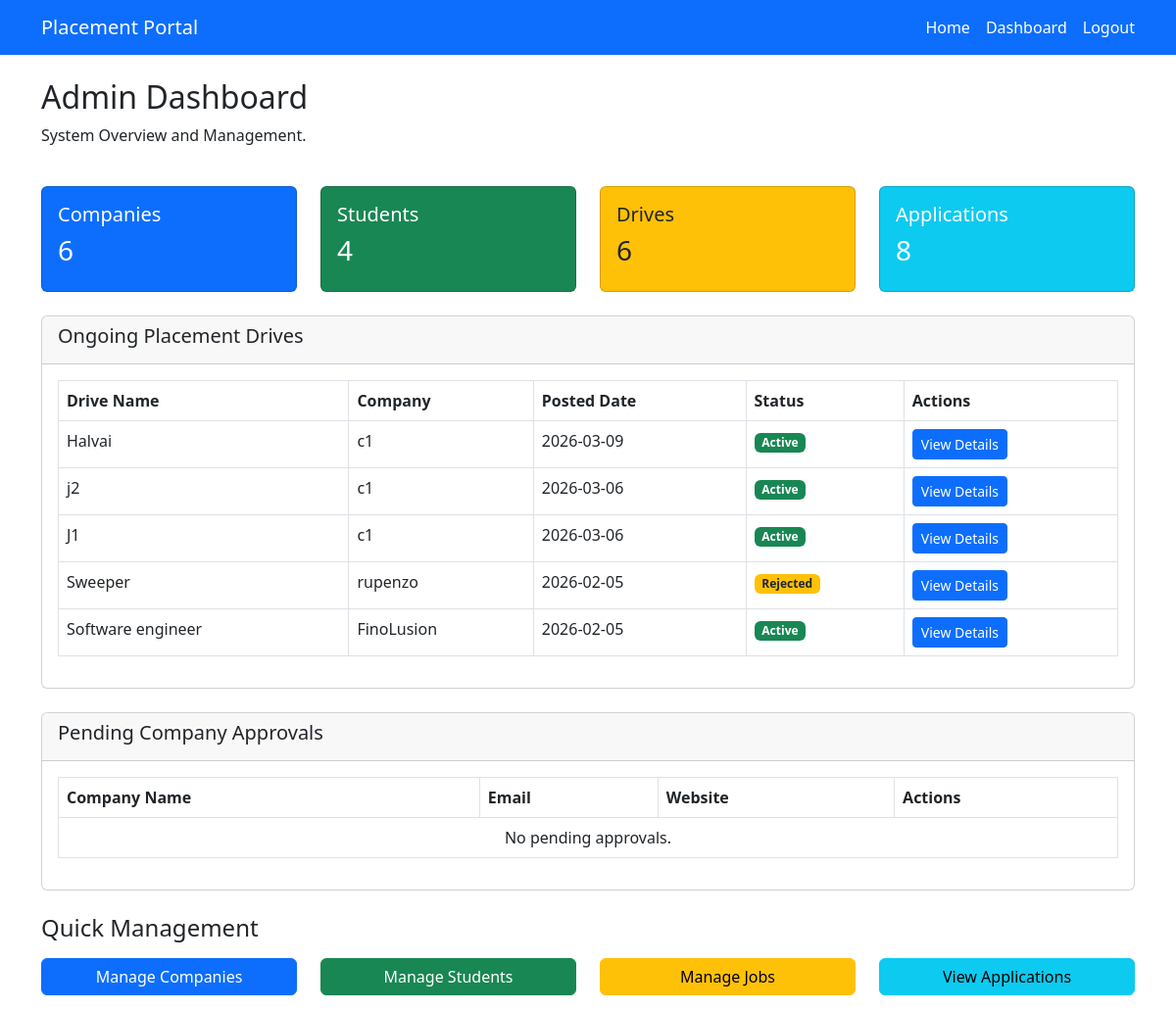
The app's page /admin/dashboard (signed in) with its own data.
### models.py (models this page shows)
class JobPosition(db.Model):
    id = db.Column(db.Integer, primary_key=True)
    company_id = db.Column(db.Integer, db.ForeignKey("company.id"), nullable=False)
    title = db.Column(db.String(100), nullable=False)
    description = db.Column(db.Text)
    eligibility = db.Column(db.String(200))
    deadline = db.Column(db.Date)
    posted_date = db.Column(db.DateTime, default=datetime.utcnow)
    skills = db.Column(db.String(200))
    experience = db.Column(db.String(50))
    salary = db.Column(db.String(50))
    status = db.Column(db.String(20), default="Pending")
    applications = db.relationship("Application", backref="job_position", lazy=True)

class Company(db.Model):
    id = db.Column(db.Integer, primary_key=True)
    name = db.Column(db.String(100), nullable=False)
    email = db.Column(db.String(100), unique=True, nullable=False)
    password = db.Column(db.String(200), nullable=False)
    website = db.Column(db.String(200))
    hr_contact = db.Column(db.String(20))
    is_approved = db.Column(db.Boolean, default=False)
    is_blacklisted = db.Column(db.Boolean, default=False)
    created_at = db.Column(db.DateTime, default=datetime.utcnow)
    job_positions = db.relationship("JobPosition", backref="company", lazy=True)

### app.py (the view)
    @app.route("/admin/dashboard")
    @login_required("admin")
    def admin_dashboard():
        stats = {
            "companies": Company.query.count(),
            "students": Student.query.count(),
            "jobs": JobPosition.query.count(),
            "applications": Application.query.count()
        }
        pending_companies = Company.query.filter_by(is_approved=False).all()
        jobs = JobPosition.query.order_by(JobPosition.posted_date.desc()).limit(5).all()
        return render_template(
            "dashboards/admin.html",
            companies=pending_companies,
            stats=stats,
            jobs=jobs
        )

### templates/dashboards/admin.html (shortened to what this page needs)
{% extends "base.html" %}
{% block content %}
<div class="row mb-4">
    <div class="col-md-12">
        <h2>Admin Dashboard</h2>
        <p>System Overview and Management.</p>
    </div>
</div>
<div class="row mb-4">
    <div class="col-md-3">
        <div class="card bg-primary text-white">
            <div class="card-body">
                <h5>Companies</h5>
                <h3>{{ stats.companies }}</h3>
            </div>
        </div>
    </div>
    <div class="col-md-3">
        <div class="card bg-success text-white">
            <div class="card-body">
                <h5>Students</h5>
                <h3>{{ stats.students }}</h3>
            </div>
        </div>
    </div>
    <div class="col-md-3">
        <div class="card bg-warning">
            <div class="card-body">
                <h5>Drives</h5>
                <h3>{{ stats.jobs }}</h3>
            </div>
        </div>
    </div>
    <div class="col-md-3">
        <div class="card bg-info text-white">
            <div class="card-body">
                <h5>Applications</h5>
                <h3>{{ stats.applications }}</h3>
            </div>
        </div>
    </div>
</div>
<div class="row mb-4">
    <div class="col-md-12">
        <div class="card">
            <div class="card-header">
                <h5>Ongoing Placement Drives</h5>
            </div>
            <div class="card-body">
                <table class="table table-bordered">
                    <thead>
                        <tr>
                            <th>Drive Name</th>
                            <th>Company</th>
                            <th>Posted Date</th>
                            <th>Status</th>
                            <th>Actions</th>
                        </tr>
                    </thead>
                    <tbody>
                        {% for job in jobs %}
                        <tr>
                            <td>{{ job.title }}</td>
                            <td>{{ job.company.name }}</td>
                            <td>{{ job.posted_date.strftime('%Y-%m-%d') }}</td>
                            <td>
                                {% if job.status == 'Approved' %}
                                <span class="badge bg-success">
                                    Active
                                </span>
                                {% else %}
                                <span class="badge bg-warning text-dark">
                                    {{ job.status }}
                                </span>
                                {% endif %}
                            </td>
                            <td>
                                <a href="{{ url_for('view_job_details', job_id=job.id) }}"
                                   class="btn btn-sm btn-primary">
                                   View Details
                                </a>
                            </td>
                        </tr>
                        {% else %}
                        <tr>
                            <td colspan="5" class="text-center">
                                No ongoing drives.
                            </td>
                        </tr>
                        {% endfor %}
                    </tbody>
                </table>
            </div>
        </div>
    </div>
</div>
<div class="row mb-4">
    <div class="col-md-12">
        <div class="card">
            <div class="card-header">
                <h5>Pending Company Approvals</h5>
            </div>
            <div class="card-body">
                <table class="table table-bordered">
                    <thead>
                        <tr>
                            <th>Company Name</th>
                            <th>Email</th>
                            <th>Website</th>
                            <th>Actions</th>
                        </tr>
                    </thead>
                    <tbody>
                        {% for company in companies %}
                        <tr>
                            <td>{{ company.name }}</td>
                            <td>{{ company.email }}</td>
                            <td>
                                <a href="{{ company.website }}" target="_blank">
                                    Website
                                </a>
                            </td>
                            <td>
                                <a href="{{ url_for('approve_company', company_id=company.id) }}"
                                   class="btn btn-sm btn-success">
                                   Approve
                                </a>
                                <a href="{{ url_for('approve_company_action', company_id=company.id, action='reject') }}"
                                   class="btn btn-sm btn-danger">
                                   Reject
                                </a>
                            </td>
                        </tr>
                        {% else %}
                        <tr>
                            <td colspan="4" class="text-center">
                                No pending approvals.
                            </td>
                        </tr>
                        {% endfor %}
                    </tbody>
                </table>
            </div>
        </div>
    </div>
</div>
<h4 class="mb-3">Quick Management</h4>
<div class="row">
    <div class="col-md-3 mb-3">
        <a href="{{ url_for('manage_companies') }}" class="btn btn-primary w-100">
            Manage Companies
        </a>
    </div>
    <div class="col-md-3 mb-3">
        <a href="{{ url_for('manage_students') }}" class="btn btn-success w-100">
            Manage Students
        </a>
    </div>
    <div class="col-md-3 mb-3">
        <a href="{{ url_for('manage_jobs') }}" class="btn btn-warning w-100">
            Manage Jobs
        </a>
    </div>
    <div class="col-md-3 mb-3">
        <a href="{{ url_for('view_applications') }}" class="btn btn-info w-100">
            View Applications
        </a>
    </div>
</div>
{% endblock %}

### records on screen
JobPosition: title "Halvai", company.name "c1", posted_date "2026-03-09", status "Active"
JobPosition: title "j2", company.name "c1", posted_date "2026-03-06", status "Active"
JobPosition: title "J1", company.name "c1", posted_date "2026-03-06", status "Active"
JobPosition: title "Sweeper", company.name "rupenzo", posted_date "2026-02-05", status "Rejected"
JobPosition: title "Software engineer", company.name "FinoLusion", posted_date "2026-02-05", status "Active"

### other values on screen
{{ stats.companies }} "6"
{{ stats.students }} "4"
{{ stats.jobs }} "6"
{{ stats.applications }} "8"
